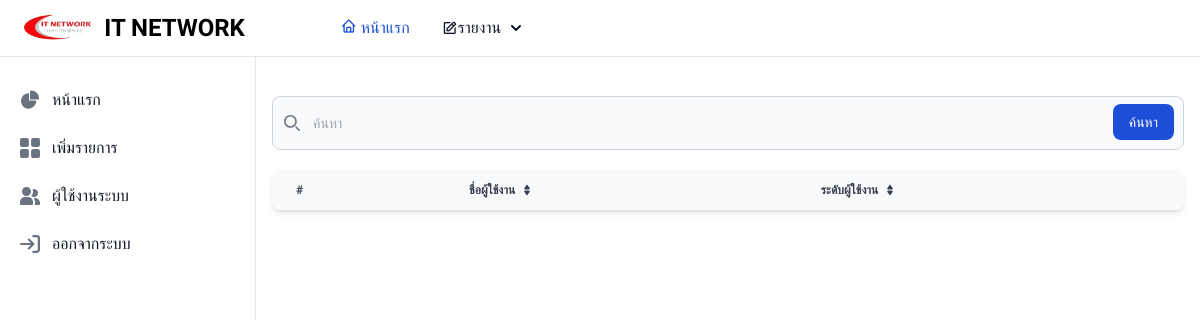
The app's page /page/User.php, older data.
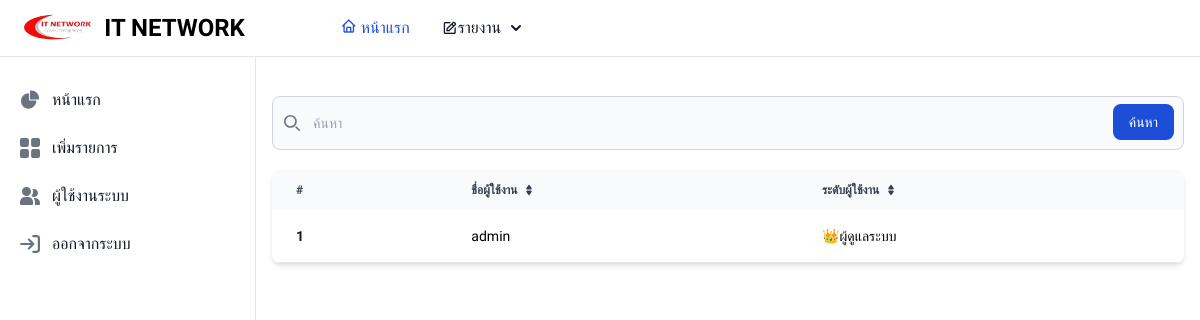
The same page, newer data.
### tables this page shows
CREATE TABLE `users` (
  `USR_ID` int(11) NOT NULL,
  `USR_NAME` varchar(255) DEFAULT NULL,
  `USR_PWD` varchar(255) DEFAULT NULL,
  `USR_ROLE` int(11) DEFAULT NULL
);

### page/User.php (the view, shortened to what this page needs)
<link href="https://cdnjs.cloudflare.com/ajax/libs/flowbite/2.0.0/flowbite.min.css" rel="stylesheet" />
<?php
require_once '../DB/db.php';
include '../Asset/Header.php';
include '../Asset/SideNav.php';
?>
<div class="p-4 sm:ml-64 mt-20">
    <form>
        <div class="relative">
            <div class="absolute inset-y-0 left-0 flex items-center pl-3 pointer-events-none">
            </div>
            <input type="search" id="default-search"
                class="block w-full p-4 pl-10 text-sm text-black border border-gray-300 rounded-lg bg-gray-50 focus:ring-blue-500 focus:border-blue-500 dark:bg-white dark:border-gray-600 dark:placeholder-gray-400 dark:text-black dark:focus:ring-blue-500 dark:focus:border-blue-500"
                placeholder="ค้นหา" required>
            <button type="submit"
                class="text-white absolute right-2.5 bottom-2.5 bg-blue-700 hover:bg-blue-800 focus:ring-4 focus:outline-none focus:ring-blue-300 font-medium rounded-lg text-sm px-4 py-2 dark:bg-blue-600 dark:hover:bg-blue-700 dark:focus:ring-blue-800">ค้นหา</button>
        </div>
    </form>
    <div class="relative overflow-x-auto shadow-md sm:rounded-lg mt-5">
        <table class="w-full text-sm text-left text-gray-500 dark:text-gray-400">
            <thead class="text-xs text-gray-700 uppercase bg-gray-50 dark:bg-gray-700 dark:text-gray-400">
                <tr>
                    <th scope="col" class="px-6 py-3">
                        #
                    </th>
                    <th scope="col" class="px-6 py-3">
                        <div class="flex items-center">
                            ชื่อผู้ใช้งาน
                            <a href="#"></a>
                        </div>
                    </th>
                    <th scope="col" class="px-6 py-3">
                        <div class="flex items-center">
                            ระดับผู้ใช้งาน
                            <a href="#"></a>
                        </div>
                    </th>
                </tr>
            </thead>
            <tbody>
                <?php
                $sql = "SELECT * FROM users";
                $query = $db->query($sql);
                while ($row = mysqli_fetch_assoc($query)):
                    ?>
                    <tr class="bg-white border-b dark:bg-white dark:border-gray-200">
                        <th scope="row" class="px-6 py-4 font-bold text-gray-900 whitespace-nowrap dark:text-black">
                            <?php echo $row['USR_ID']; ?>
                        </th>
                        <td class="px-6 py-4 text-black">
                            <?php echo $row['USR_NAME']; ?>
                        </td>
                        <td class="px-6 py-4 text-black">
                            <?php
                            if ($row['USR_ROLE'] == 0) {
                                echo "👑" . "ผู้ดูแลระบบ";
                            }
                            ?>
                        </td>
                    </tr>
                <?php
                endwhile; ?>
            </tbody>
        </table>
    </div>
</div>

Row changes from the older to the newer data that the page shows:
added users: USR_ID "1", USR_NAME "admin", USR_ROLE "ผู้ดูแลระบบ"
